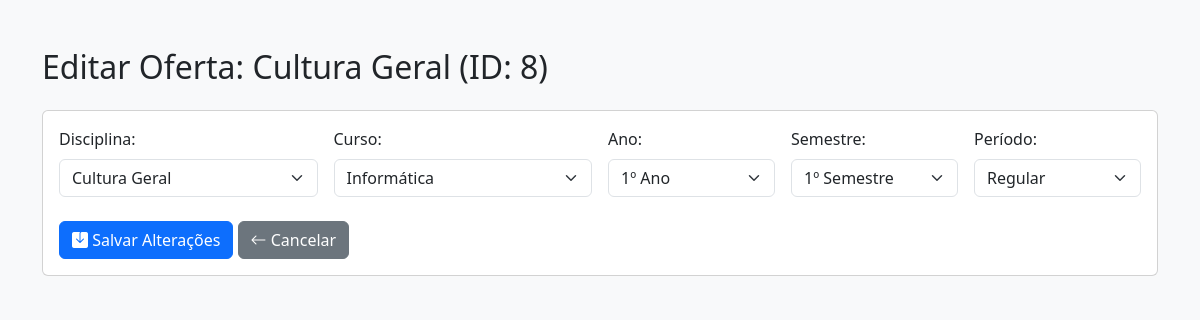
Page /oferta/editar/8 (signed in) on the committed database.
### tables this page shows
CREATE TABLE disciplinas (
                id INTEGER PRIMARY KEY AUTOINCREMENT,
                nome TEXT NOT NULL UNIQUE
            );

CREATE TABLE oferta_disciplina (
                id INTEGER PRIMARY KEY AUTOINCREMENT,
                disciplina_id INTEGER NOT NULL,
                curso TEXT NOT NULL,
                ano_frequencia TEXT NOT NULL,
                semestre INTEGER NOT NULL,
                periodo TEXT NOT NULL,
                
                FOREIGN KEY (disciplina_id) REFERENCES disciplinas (id),
                UNIQUE (disciplina_id, curso, ano_frequencia, semestre, periodo)
            );

### app.py (the view, shortened to what this page needs)
@app.route('/oferta/editar/<int:id>', methods=['GET', 'POST'])
def editar_oferta(id):
    if session.get('tipo_usuario') != 'Admin':
        flash('Acesso negado.', 'danger')
        return redirect(url_for('dashboard'))
    conn = get_db_connection()
    oferta = conn.execute('''
        SELECT od.id, od.disciplina_id, od.curso, od.ano_frequencia, od.semestre, od.periodo, d.nome AS nome_disciplina
        FROM oferta_disciplina od
        INNER JOIN disciplinas d ON od.disciplina_id = d.id
        WHERE od.id = ?
    ''', (id,)).fetchone()
    if not oferta:
        conn.close()
        return "Oferta de Disciplina não encontrada.", 404
    disciplinas_disponiveis = conn.execute(
        'SELECT id, nome FROM disciplinas ORDER BY nome').fetchall()
    cursos = ['Informática', 'Enfermagem', 'Contabilidade']
    anos = ['1º Ano', '2º Ano', '3º Ano', '4º Ano', '5º Ano']
    semestres = [1, 2]
    periodos = ['Regular', 'Pós-Laboral']
    conn.close()
    return render_template('editar_oferta.html',
                           oferta=oferta,
                           disciplinas=disciplinas_disponiveis,
                           cursos=cursos,
                           anos=anos,
                           semestres=semestres,
                           periodos=periodos)

### app.py (called while the page is built)
def get_db_connection():
    conn = sqlite3.connect('database.db')
    conn.row_factory = sqlite3.Row
    return conn

### templates/editar_oferta.html (shortened to what this page needs)
<!DOCTYPE html>
<html lang="pt">
<head>
    <link href="https://cdn.jsdelivr.net/npm/bootstrap@5.3.2/dist/css/bootstrap.min.css" rel="stylesheet">
    <link rel="stylesheet" href="https://cdn.jsdelivr.net/npm/bootstrap-icons@1.11.3/font/bootstrap-icons.min.css">
</head>
<body class="bg-light">
<div class="container mt-5">
    <h2 class="mb-4">Editar Oferta: {{ oferta.nome_disciplina }} (ID: {{ oferta.id }})</h2>
    <div class="card">
        <div class="card-body">
            <form method="POST" action="{{ url_for('editar_oferta', id=oferta.id) }}">
                <div class="row g-3">
                    <div class="col-md-3">
                        <label for="disciplina_id" class="form-label">Disciplina:</label>
                        <select id="disciplina_id" name="disciplina_id" class="form-select" required>
                            {% for disc in disciplinas %}
                                <option value="{{ disc.id }}" {% if disc.id == oferta.disciplina_id %}selected{% endif %}>
                                    {{ disc.nome }}
                                </option>
                            {% endfor %}
                        </select>
                    </div>
                    <div class="col-md-3">
                        <label for="curso" class="form-label">Curso:</label>
                        <select id="curso" name="curso" class="form-select" required>
                            <option value="Informática" {% if oferta.curso == 'Informática' %}selected{% endif %}>Informática</option>
                        </select>
                    </div>
                    <div class="col-md-2">
                        <label for="ano_frequencia" class="form-label">Ano:</label>
                        <select id="ano_frequencia" name="ano_frequencia" class="form-select" required>
                            <option value="1º Ano" {% if oferta.ano_frequencia == '1º Ano' %}selected{% endif %}>1º Ano</option>
                        </select>
                    </div>
                    <div class="col-md-2">
                        <label for="semestre" class="form-label">Semestre:</label>
                        <select id="semestre" name="semestre" class="form-select" required>
                            <option value="1" {% if oferta.semestre == 1 %}selected{% endif %}>1º Semestre</option>
                        </select>
                    </div>
                    <div class="col-md-2">
                        <label for="periodo" class="form-label">Período:</label>
                        <select id="periodo" name="periodo" class="form-select" required>
                            <option value="Regular" {% if oferta.periodo == 'Regular' %}selected{% endif %}>Regular</option>
                        </select>
                    </div>
                </div>
                <div class="mt-4">
                    <button type="submit" class="btn btn-primary">
                        <i class="bi bi-save-fill"></i> Salvar Alterações
                    </button>
                    <a href="{{ url_for('gerenciar_oferta') }}" class="btn btn-secondary">
                        <i class="bi bi-arrow-left"></i> Cancelar
                    </a>
                </div>
            </form>
        </div>
    </div>
</div>
</body>
</html>

### rows in the picture
disciplinas: nome_disciplina "Cultura Geral"
oferta_disciplina: id "8", disciplina_id "Cultura Geral", curso "Informática", ano_frequencia "1º Ano", semestre "1º Semestre", periodo "Regular"
